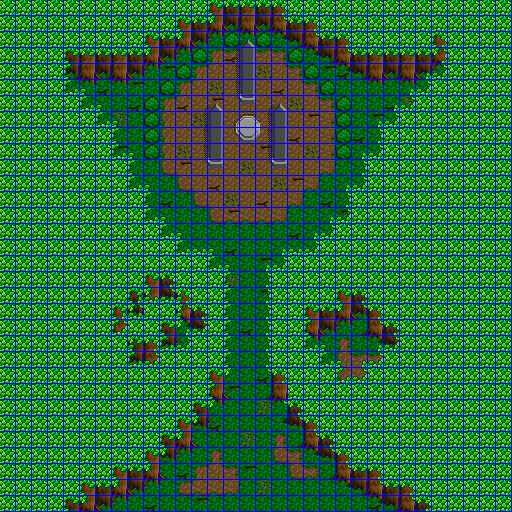

Tiled map render using the project's own tile images. Description and the map definition, with tile-layer contents summarised, below:
An orthogonal 64x64 tile map with 8x8 px tiles, 3 tile layers (BG, FG, Grid), 1 hidden layer not drawn, 4 tilesets and 9 objects (9x Event).

<map version="1.5" tiledversion="1.5.0" orientation="orthogonal" renderorder="right-down" width="64" height="64" tilewidth="8" tileheight="8" infinite="0" nextlayerid="7" nextobjectid="30">
 <properties>
  <property name="Flags" value="clipLeft,clipRight,clipUp,clipDown" />
  <property name="Max Steps" type="int" value="0" />
  <property name="Min Steps" type="int" value="0" />
  <property name="On Load Event" value="" />
  <property name="music" value="princess" />
 </properties>
 <tileset firstgid="1" source="../Tiled/grid.tsx" />
 <tileset firstgid="2" source="../tilesets/shrine.tsx" />
 <tileset firstgid="130" source="../Tiled/sprites.tsx" />
 <tileset firstgid="386" source="../Tiled/passability.tsx" />
 <layer id="1" name="BG" width="64" height="64">
  <data>[4096 cells, 4096 non-empty, 96 distinct tile ids]</data>
 </layer>
 <objectgroup id="2" name="Events" offsetx="0" offsety="4">
  <object id="19" name="Rune1 Top" type="Event" gid="177" x="240" y="56" width="16" height="24">
   <properties>
    <property name="Script" value="#BLANK" />
   </properties>
  </object>
  <object id="20" name="Rune1 Bot" type="Event" gid="178" x="240" y="80" width="16" height="24">
   <properties>
    <property name="Script" value="#BLANK" />
   </properties>
  </object>
  <object id="22" name="Rune3 Top" type="Event" gid="177" x="208" y="120" width="16" height="24">
   <properties>
    <property name="Script" value="#BLANK" />
   </properties>
  </object>
  <object id="23" name="Rune3 Bot" type="Event" gid="178" x="208" y="144" width="16" height="24">
   <properties>
    <property name="Script" value="#BLANK" />
   </properties>
  </object>
  <object id="24" name="Rune2 Top" type="Event" gid="177" x="272" y="120" width="16" height="24">
   <properties>
    <property name="Script" value="#BLANK" />
   </properties>
  </object>
  <object id="25" name="Rune2 Bot" type="Event" gid="178" x="272" y="144" width="16" height="24">
   <properties>
    <property name="Script" value="#BLANK" />
   </properties>
  </object>
  <object id="26" name="Shrine" type="Event" gid="186" x="240" y="120" width="16" height="24">
   <properties>
    <property name="Script">#TODO: Replace 200 with value when player is to enter final shrine
ifVariable(0, "==", 200)
  showDialog("?SPIRIT?")
              #123456789012345678901234
  showMessage("There's no turning back.",
              "Are you ready to enter__",
              "________________________",
              "the dream world?________")
  ifYes()
    playSoundEffect("rune")
    changeSprite("Rune1 Top", +7)
    changeSprite("Rune1 Bot", +7)
    waitSoundEffect()
    playSoundEffect("rune")
    changeSprite("Rune2 Top", +7)
    changeSprite("Rune2 Bot", +7)
    waitSoundEffect()
    playSoundEffect("rune")
    changeSprite("Rune3 Top", +7)
    changeSprite("Rune3 Bot", +7)
    waitSoundEffect()
    playSoundEffect("rune")
    changeSprite(this, +1)
    waitSoundEffect()
    playSoundEffect("dream")
    hideScreen("whiteOut", 2)
    waitSoundEffect()
    #TODO: teleport to dream world
    showScreen("whiteIn", 2)
  endIf
endIf</property>
   </properties>
  </object>
  <object id="28" name="Otakai" type="Event" gid="188" x="240" y="176" width="16" height="24">
   <properties>
    <property name="Flags: Button" type="bool" value="true" />
    <property name="Script">showDialog("Otakai")
            #123456789012345678901234
showMessage("Welcome to the shrine of",
            "thanks. Here we may give",
            "the spirits our thanks__",
            "for their great wisdom._",
            "It is rumored that those",
            "with the blessing of the",
            "spirits may enter the___",
            "world of dreams here.___",
            "Our ancestors built this",
            "shrine with the help of_",
            "the spirits to create a_",
            "bridge between worlds.__")
hideDialog()</property>
   </properties>
  </object>
  <object id="29" name="Exit" type="Event" gid="385" x="240" y="496" width="16" height="24">
   <properties>
    <property name="Flags: Exit" type="bool" value="true" />
    <property name="Script">hideScreen("fadeOut", 4)
teleport("maps/overworld.dat", 58, 6, "down")
showScreen("fadeIn", 4)</property>
   </properties>
  </object>
 </objectgroup>
 <layer id="3" name="FG" width="64" height="64">
  <data>[4096 cells, 2780 non-empty, 25 distinct tile ids]</data>
 </layer>
 <objectgroup id="4" name="Regions" />
 <layer id="5" name="Passability" width="64" height="64" visible="0">
  <data>[4096 cells, 267 non-empty, 1 distinct tile ids]</data>
 </layer>
 <layer id="6" name="Grid" width="64" height="64">
  <data>[4096 cells, 1024 non-empty, 1 distinct tile ids]</data>
 </layer>
</map>
